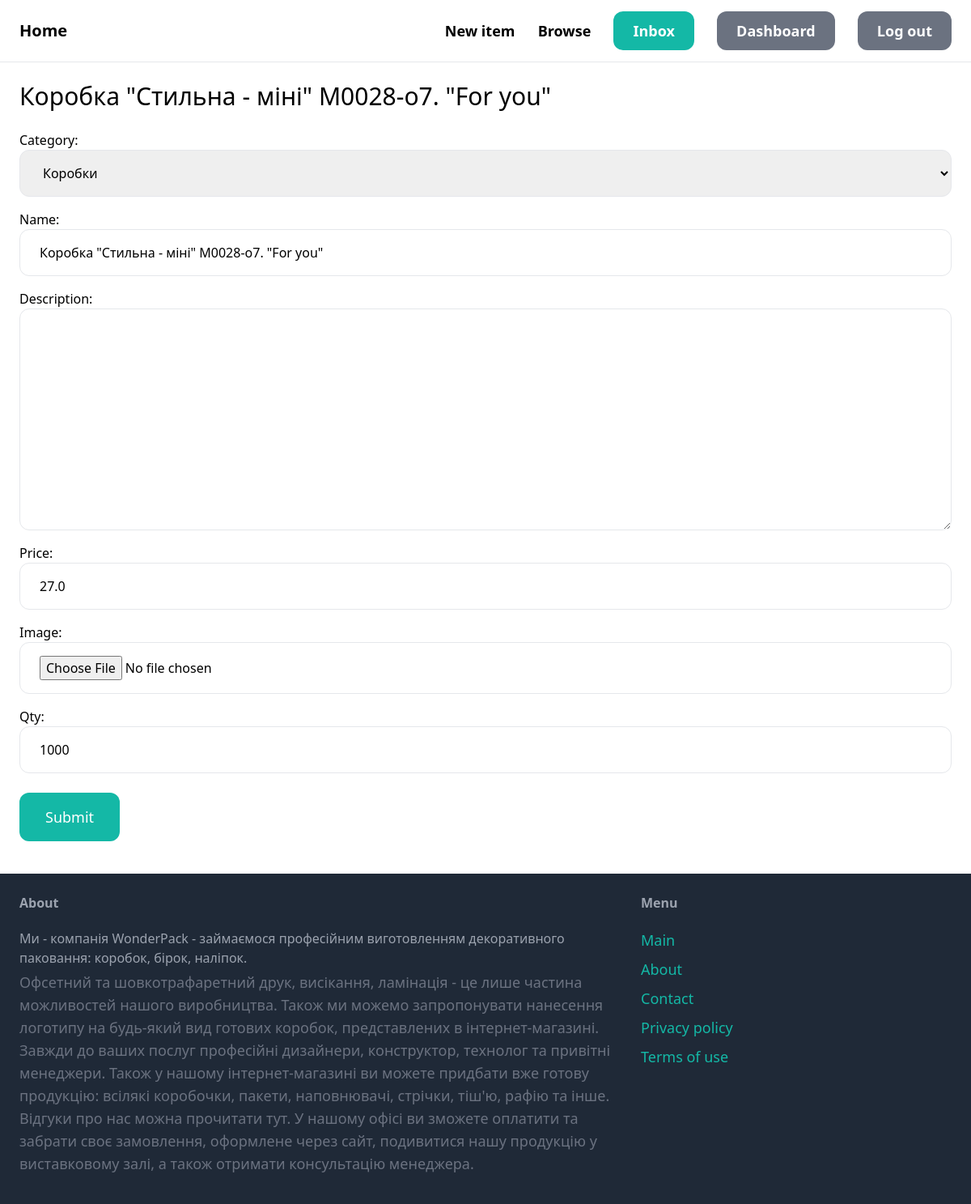
The app's page /items/2/edit/ (signed in) with its own data.
### item/models.py (models this page shows, shortened)
class Item(models.Model):
    category = models.ForeignKey(Category, related_name='items', on_delete=models.CASCADE)
    name = models.CharField(max_length=255)
    description = models.TextField(blank=True, null=True)
    price = models.FloatField()
    image = models.ImageField(upload_to='item_images', null=True)
    is_sold = models.BooleanField(default=False)
    qty = models.IntegerField()
    created_by = models.ForeignKey(User, related_name='items', on_delete=models.CASCADE)
    created_at = models.DateTimeField(auto_now_add=True)
    class Meta:
        ordering = 'name',

class Category(models.Model):
    name = models.CharField(max_length=255)
    class Meta:
        ordering = 'name',
        verbose_name_plural = 'Categories'
    def __str__(self):
        return self.name

### item/views.py (the view)
# urls.py: path('<int:pk>/edit/', views.edit, name='edit'),
@login_required
def edit(request, pk):
    item = get_object_or_404(Item, pk=pk)
    if request.method == 'POST':
        form = NewItemForm(request.POST, request.FILES, instance=item)
        if form.is_valid():
            form.save()
            return redirect('item:detail', pk=item.pk)
    else:
        form = NewItemForm(instance=item)
    return render(request, 'item/form.html', {
        'form': form,
        'title': item.name
    })

### item/forms.py
class NewItemForm(forms.ModelForm):
    class Meta:
        model = Item
        fields = ('category', 'name', 'description', 'price', 'image', 'qty')
        widgets = {
            'category': forms.Select(attrs={
                'class': INSERT_CLASSES
            }),
            'name': forms.TextInput(attrs={
                'class': INSERT_CLASSES
            }),
            'description': forms.Textarea(attrs={
                'class': INSERT_CLASSES
            }),
            'price': forms.TextInput(attrs={
                'class': INSERT_CLASSES
            }),
            'qty': forms.NumberInput(attrs={
                'class': INSERT_CLASSES
            }),
            'image': forms.FileInput(attrs={
                'class': INSERT_CLASSES
            })
        }

### item/templates/item/form.html (shortened to what this page needs)
{% extends 'core/base.html' %}
{% block content %}
    <h1 class="mb-6 text-3xl">{{ title }}</h1>
    <form method="post" action="." enctype="multipart/form-data">
        <div class="space-y-4">
            {{ form.as_p }}
        </div>
        <button class="py-4 mt-6 px-8 text-lg bg-teal-500 hover:bg-teal-700 rounded-xl text-white">
            Submit
        </button>
    </form>
{% endblock %}

### records on screen
Item: name "Коробка \"Стильна - міні\" М0028-о7. \"For you\"", category "Коробки", price "27.0", qty "1000"
Category: name "Коробка \"Стильна - міні\" М0028-о7. \"For you\""
